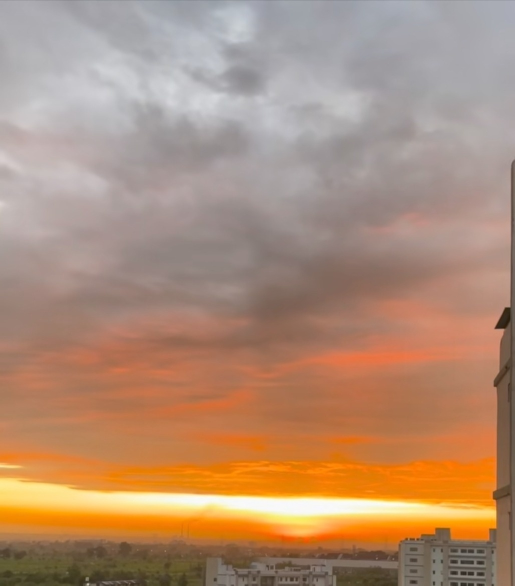
#> input picture reconstructed.jpg, 1030 x 1171 px (shown at 1/2 size)
$ python v2.py reconstructed.jpg reconstructed.jpg out.png
#> lines starting #> are read from the running program, lines starting #| are printed output that depends on the picture
import cv2
import numpy as np
import sqlite3
import sys
import os
from pathlib import Path
from datetime import datetime


class AdvancedImageReconstructor:
    def __init__(self, db_name="image_reconstruction.db"):
        """Initialize the reconstructor with a database connection."""
        self.db_name = db_name
        self.conn = None
        self.cursor = None
        self.init_database()

    def init_database(self):
        """Initialize SQLite database with required tables."""
        self.conn = sqlite3.connect(self.db_name)
        self.cursor = self.conn.cursor()

        # Drop old tables if they exist (fresh start)
        self.cursor.execute("DROP TABLE IF EXISTS reconstruction_metadata")
        self.cursor.execute("DROP TABLE IF EXISTS reconstructions")

        self.cursor.execute(
            """
            CREATE TABLE IF NOT EXISTS reconstructions (
                id INTEGER PRIMARY KEY AUTOINCREMENT,
                image1_path TEXT NOT NULL,
                image2_path TEXT NOT NULL,
                output_path TEXT NOT NULL,
                created_at TIMESTAMP DEFAULT CURRENT_TIMESTAMP,
                status TEXT,
                method TEXT,
                rotation_detected REAL
            )
        """
        )

        self.cursor.execute(
            """
            CREATE TABLE IF NOT EXISTS reconstruction_metadata (
                id INTEGER PRIMARY KEY AUTOINCREMENT,
                reconstruction_id INTEGER,
                keypoints_found INTEGER,
                matches_found INTEGER,
                confidence REAL,
                FOREIGN KEY (reconstruction_id)
                    REFERENCES reconstructions(id)
            )
        """
        )

        self.conn.commit()

    def load_images(self, image1_path, image2_path):
        """Load two images from file paths."""
        if not os.path.exists(image1_path):
            raise FileNotFoundError(f"Image 1 not found: {image1_path}")
        if not os.path.exists(image2_path):
            raise FileNotFoundError(f"Image 2 not found: {image2_path}")

        img1 = cv2.imread(image1_path)
        img2 = cv2.imread(image2_path)

        if img1 is None or img2 is None:
            raise ValueError("Could not load one or both images")

        return img1, img2

    def preprocess_image(self, img):
        """Preprocess image for better feature detection."""
        gray = cv2.cvtColor(img, cv2.COLOR_BGR2GRAY)

        # Apply CLAHE
        clahe = cv2.createCLAHE(clipLimit=3.0, tileGridSize=(8, 8))
        enhanced = clahe.apply(gray)

        return enhanced

    def detect_features_robust(self, img1, img2):
        """Enhanced feature detection with multiple algorithms."""
        gray1 = self.preprocess_image(img1)
        gray2 = self.preprocess_image(img2)

        try:
            # Use more features for better matching
            sift = cv2.SIFT_create(
                nfeatures=0,  # No limit
                contrastThreshold=0.03,  # Lower threshold for more features
                edgeThreshold=15  # Higher for more features
            )
            kp1, des1 = sift.detectAndCompute(gray1, None)
            kp2, des2 = sift.detectAndCompute(gray2, None)
            method = "SIFT"
            print(f"✓ Using SIFT")
        except cv2.error:
            orb = cv2.ORB_create(
                nfeatures=20000,
                scaleFactor=1.2,
                nlevels=8
            )
            kp1, des1 = orb.detectAndCompute(gray1, None)
            kp2, des2 = orb.detectAndCompute(gray2, None)
            method = "ORB"
            print(f"✓ Using ORB")

        return kp1, des1, kp2, des2, method

    def match_features_robust(self, des1, des2, method):
        """Enhanced feature matching with filtering."""
        if method == "SIFT":
            FLANN_INDEX_KDTREE = 1
            index_params = dict(algorithm=FLANN_INDEX_KDTREE, trees=5)
            search_params = dict(checks=100)
            matcher = cv2.FlannBasedMatcher(index_params, search_params)
        else:
            matcher = cv2.BFMatcher(cv2.NORM_HAMMING, crossCheck=False)

        matches = matcher.knnMatch(des1, des2, k=2)

        # More lenient ratio test for difficult images
        good_matches = []
        for match_pair in matches:
            if len(match_pair) == 2:
                m, n = match_pair
                if m.distance < 0.8 * n.distance:  # More lenient
                    good_matches.append(m)

        return good_matches

    def rotate_image(self, img, angle):
        """Rotate image by given angle."""
        (h, w) = img.shape[:2]
        center = (w // 2, h // 2)

        M = cv2.getRotationMatrix2D(center, angle, 1.0)

        cos = np.abs(M[0, 0])
        sin = np.abs(M[0, 1])
        new_w = int((h * sin) + (w * cos))
        new_h = int((h * cos) + (w * sin))

        M[0, 2] += (new_w / 2) - center[0]
        M[1, 2] += (new_h / 2) - center[1]

        rotated = cv2.warpAffine(
            img, M, (new_w, new_h),
            flags=cv2.INTER_LINEAR,
            borderMode=cv2.BORDER_CONSTANT,
            borderValue=(255, 255, 255)
        )

        return rotated

    def align_images_with_homography(self, img1, img2, kp1, kp2, matches):
        """Align images using homography - works with as few as 4 matches."""
        if len(matches) < 4:
            raise ValueError(
                f"Not enough matches: {len(matches)}. Need at least 4."
            )

        src_pts = np.float32(
            [kp1[m.queryIdx].pt for m in matches]
        ).reshape(-1, 1, 2)
        dst_pts = np.float32(
            [kp2[m.trainIdx].pt for m in matches]
        ).reshape(-1, 1, 2)

        # Use RANSAC with more lenient threshold
        H, mask = cv2.findHomography(
            src_pts, dst_pts, cv2.RANSAC, 10.0  # Increased threshold
        )

        if H is None:
            raise ValueError("Could not compute homography")

        matches_mask = mask.ravel().tolist()
        inliers = sum(matches_mask)

        print(f"  Inliers: {inliers}/{len(matches)}")

        return H, inliers

    def stitch_images(self, img1, img2, H):
        """Stitch images using computed homography."""
        height1, width1 = img1.shape[:2]
        height2, width2 = img2.shape[:2]

        corners1 = np.float32(
            [[0, 0], [0, height1], [width1, height1], [width1, 0]]
        ).reshape(-1, 1, 2)
        corners2 = np.float32(
            [[0, 0], [0, height2], [width2, height2], [width2, 0]]
        ).reshape(-1, 1, 2)

        corners1_transformed = cv2.perspectiveTransform(corners1, H)
        all_corners = np.concatenate((corners1_transformed, corners2), axis=0)

        [x_min, y_min] = np.int32(all_corners.min(axis=0).ravel() - 0.5)
        [x_max, y_max] = np.int32(all_corners.max(axis=0).ravel() + 0.5)

        translation = np.array([[1, 0, -x_min], [0, 1, -y_min], [0, 0, 1]])

        output_img = cv2.warpPerspective(
            img1,
            translation.dot(H),
            (x_max - x_min, y_max - y_min),
            flags=cv2.INTER_LINEAR,
            borderMode=cv2.BORDER_CONSTANT,
            borderValue=(0, 0, 0)
        )

        output_img[-y_min : height2 - y_min, -x_min : width2 - x_min] = img2

        return output_img

    # [24 lines left out: function smart_concatenate, not called in this run]

    def try_multiple_orientations(self, img1, img2):
        """Try reconstructing with different orientations."""
        best_result = None
        best_matches = 0
        best_rotation = 0

        rotations = [0, 90, 180, 270]

        for rotation in rotations:
            print(f"\n  Trying rotation: {rotation}°")

            if rotation != 0:
                img1_rotated = self.rotate_image(img1, rotation)
            else:
                img1_rotated = img1

            try:
                kp1, des1, kp2, des2, method = self.detect_features_robust(
                    img1_rotated, img2
                )

                matches = self.match_features_robust(des1, des2, method)

                print(f"    Matches found: {len(matches)}")

                if len(matches) > best_matches:
                    best_matches = len(matches)
                    best_rotation = rotation
                    best_result = (
                        img1_rotated, kp1, des1, kp2, des2, matches, method
                    )

            except Exception as e:
                print(f"    Failed: {e}")
                continue

        if best_result is None:
            raise ValueError("Could not find any valid orientation")

        print(f"\n✓ Best orientation: {best_rotation}° "
              f"with {best_matches} matches")

        return best_result, best_rotation

    def crop_black_borders(self, img, threshold=10):
        """Remove black borders from stitched image."""
        gray = cv2.cvtColor(img, cv2.COLOR_BGR2GRAY)
        _, thresh = cv2.threshold(gray, threshold, 255, cv2.THRESH_BINARY)

        contours, _ = cv2.findContours(
            thresh, cv2.RETR_EXTERNAL, cv2.CHAIN_APPROX_SIMPLE
        )

        if contours:
            largest_contour = max(contours, key=cv2.contourArea)
            x, y, w, h = cv2.boundingRect(largest_contour)
            return img[y:y+h, x:x+w]

        return img

    def reconstruct(
        self, image1_path, image2_path, output_path="reconstructed.jpg",
        try_rotations=True
    ):
        """Main reconstruction method with rotation handling."""
#> called with image1_path = 'reconstructed.jpg', image2_path = 'reconstructed.jpg', output_path = 'out.png', try_rotations = True
        print(f"\n{'='*60}")
        print(f"STARTING RECONSTRUCTION")
        print(f"{'='*60}\n")

        print(f"Loading images...")
        img1_orig, img2 = self.load_images(image1_path, image2_path)
#> in load_images, img1 is the input picture: shape (1171, 1030, 3); mean B, G, R 117.7, 142.1, 176.3
        print(f"  Image 1: {img1_orig.shape}")
#|   Image 1: (1171, 1030, 3)
        print(f"  Image 2: {img2.shape}")
#|   Image 2: (1171, 1030, 3)

        rotation_angle = 0

        if try_rotations:
            print(f"\nTrying multiple orientations...")
            (img1, kp1, des1, kp2, des2, matches, method), rotation_angle = \
                self.try_multiple_orientations(img1_orig, img2)
#> the loop in try_multiple_orientations, `for rotation in rotations:` made 4 passes
#> (matches, best_matches) on pass 1: (1377 matches, 1377)
#> (printed output is left out)
#> pass 1, in preprocess_image, `gray = cv2.cvtColor(img, cv2.COLOR_BGR2GRAY)`:
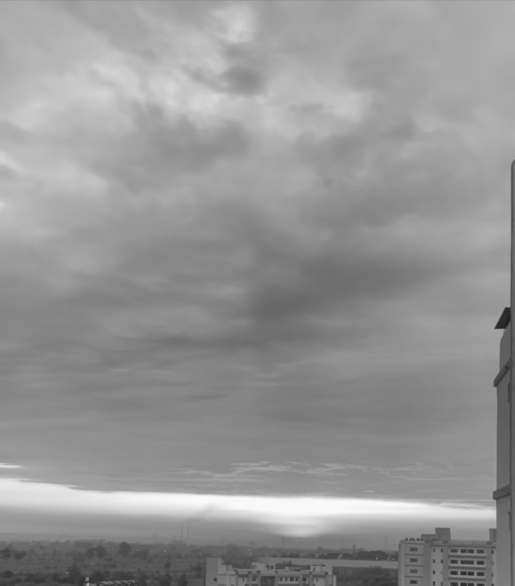
#> gray: shape (1171, 1030) (shown at 1/2 size); min 26, max 252, mean 149.6
#> pass 1, in preprocess_image, `enhanced = clahe.apply(gray)`:
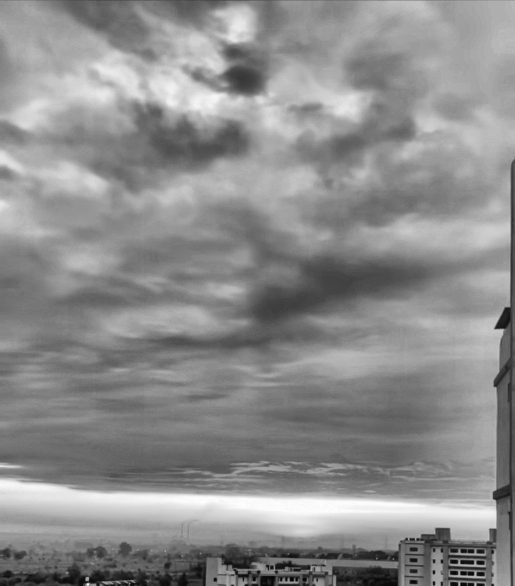
#> enhanced: shape (1171, 1030) (shown at 1/2 size); min 5, max 254, mean 140.7
#> pass 2, in rotate_image, `rotated = cv2.warpAffine( img, M, (new_w, new_h), flags=cv2.INTER_LINE..`:
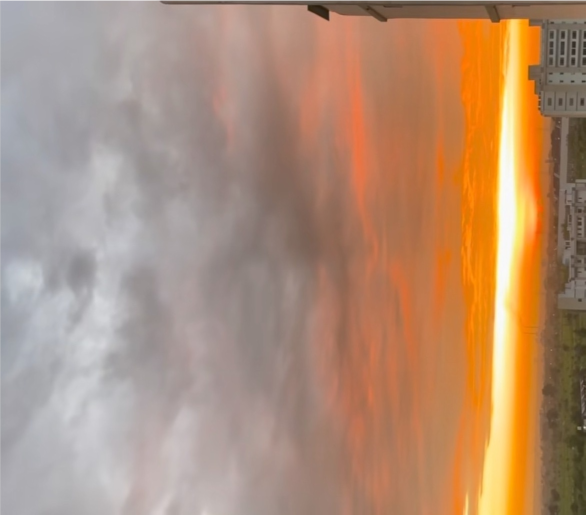
#> rotated: shape (1030, 1171, 3) (shown at 1/2 size); mean B, G, R 118.1, 142.5, 176.6
#> pass 2, in preprocess_image (call 3), `gray = cv2.cvtColor(img, cv2.COLOR_BGR2GRAY)`:
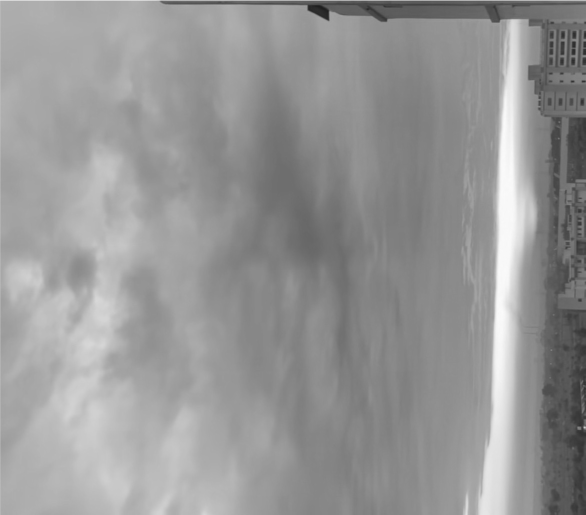
#> gray: shape (1030, 1171) (shown at 1/2 size); min 27, max 255, mean 149.9
#> after the loop in try_multiple_orientations, `for rotation in rotations:`:
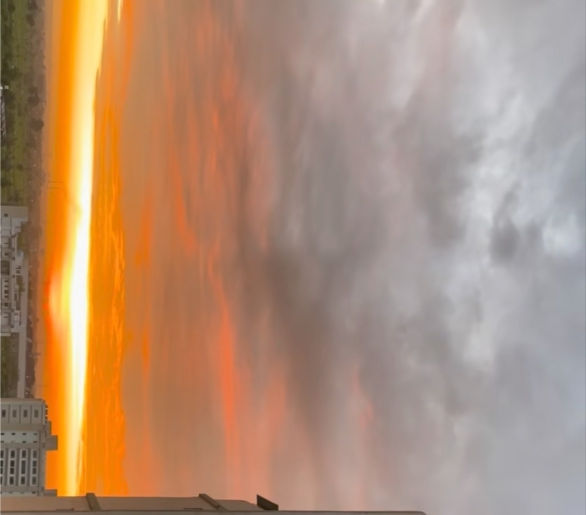
#> img1_rotated: shape (1030, 1171, 3) (shown at 1/2 size); mean B, G, R 117.9, 142.4, 176.5
#> after the loop in try_multiple_orientations, `for rotation in rotations:`: best_matches = 1377; best_result = 7 items; best_rotation = 0
#| ✓ Best orientation: 0° with 1377 matches
#> kp1 = 1377 keypoints; strongest (x, y, size): (174, 1158, 5), (868, 1144, 4.1), (944, 1147, 5.4), (430, 1159, 4.9); kp2 has the same summary as kp1; matches = 1377 matches; method = 'SIFT'; rotation_angle = 0
        else:
            print(f"\nDetecting features...")
            kp1, des1, kp2, des2, method = self.detect_features_robust(
                img1_orig, img2
            )
            img1 = img1_orig

            print(f"\nMatching features...")
            matches = self.match_features_robust(des1, des2, method)

        print(f"\nMethod: {method}")
#| Method: SIFT
        print(f"Keypoints - Image1: {len(kp1)}, Image2: {len(kp2)}")
#| Keypoints - Image1: 1377, Image2: 1377
        print(f"Good matches: {len(matches)}")
#| Good matches: 1377

        try:
            if len(matches) >= 4:
                print(f"\n✓ Attempting homography-based stitching...")

                try:
                    H, inliers = self.align_images_with_homography(
                        img1, img2, kp1, kp2, matches
                    )
#> in align_images_with_homography, `src_pts = np.float32( [kp1[m.queryIdx].pt for m in matches] ).reshape(..`: src_pts = 1377 rows, first 8: [3.07, 1114.2], [3.85, 1110.5], [7.97, 926.5], [12.37, 1105.9], [14.43, 1159], [15.88, 1147.7], [16.58, 1153], [22.73, 1138.8]
#> in align_images_with_homography, `dst_pts = np.float32( [kp2[m.trainIdx].pt for m in matches] ).reshape(..`: dst_pts has the same summary as src_pts
#> in align_images_with_homography, `H, mask = cv2.findHomography( src_pts, dst_pts, cv2.RANSAC, 10.0`: H = [[1, 4.21e-15, -1.94e-12], [-4.46e-15, 1, 5.26e-13], [-4.22e-18, 8.19e-18, 1]]; mask = 1377 values from 1 to 1
#> in align_images_with_homography, `inliers = sum(matches_mask)`: inliers = 1377
#|   Inliers: 1377/1377
#> inliers = 1377

                    result = self.stitch_images(img1, img2, H)
#> in stitch_images, `corners1_transformed = cv2.perspectiveTransform(corners1, H)`: corners1_transformed = [[-1.94e-12, 5.26e-13], [2.99e-12, 1171], [1030, 1171], [1030, -4.07e-12]]
#> in stitch_images, `all_corners = np.concatenate((corners1_transformed, corners2), axis=0)`: all_corners = [[-1.94e-12, 5.26e-13], [2.99e-12, 1171], [1030, 1171], [1030, -4.07e-12], [0, 0], [0, 1171], [1030, 1171], [1030, 0]]
#> in stitch_images, `[x_min, y_min] = np.int32(all_corners.min(axis=0).ravel() - 0.5)`: x_min = 0
#> in stitch_images, `[x_max, y_max] = np.int32(all_corners.max(axis=0).ravel() + 0.5)`: x_max = 1030; y_max = 1171
#> in stitch_images, `translation = np.array([[1, 0, -x_min], [0, 1, -y_min], [0, 0, 1]])`: translation = [[1, 0, 0], [0, 1, 0], [0, 0, 1]]
                    result = self.crop_black_borders(result)
#> in crop_black_borders, `contours, _ = cv2.findContours( thresh, cv2.RETR_EXTERNAL, cv2.CHAIN_A..`: contours = [[[0, 0], [0, 1170], [1029, 1170], [1029, 0]]]
#> in crop_black_borders, `largest_contour = max(contours, key=cv2.contourArea)`: largest_contour = [[0, 0], [0, 1170], [1029, 1170], [1029, 0]]
#> in crop_black_borders, `x, y, w, h = cv2.boundingRect(largest_contour)`: x = 0; w = 1030; h = 1171

                    if inliers >= 4:
                        status = "success_homography"
                    else:
                        status = "success_low_confidence"

                    match_count = inliers
#> match_count = 1377

                except Exception as e:
                    print(f"  Homography failed: {e}")
                    print(f"  Falling back to concatenation...")
                    result = self.smart_concatenate(img1, img2)
                    status = "fallback_concatenation"
                    match_count = len(matches)

            else:
                print(f"\n⚠ Too few matches ({len(matches)}). "
                      f"Using smart concatenation...")
                result = self.smart_concatenate(img1, img2)
                status = "fallback_concatenation"
                match_count = len(matches)

            # Save result
            cv2.imwrite(output_path, result)
            print(f"\n{'='*60}")
            print(f"✓ SUCCESS! Saved to: {output_path}")
            print(f"  Output size: {result.shape}")
#|   Output size: (1171, 1030, 3)
            print(f"{'='*60}\n")

            # Save to database
            self.save_to_database(
                image1_path, image2_path, output_path, status, method,
                len(kp1) + len(kp2), match_count, rotation_angle
            )

            return result

        except Exception as e:
            print(f"\n✗ ERROR: {e}\n")
            status = "failed"
            self.save_to_database(
                image1_path, image2_path, output_path, status,
                "unknown", 0, 0, rotation_angle
            )
            raise

    def save_to_database(
        self, img1_path, img2_path, output_path, status, method,
        keypoints, matches, rotation
    ):
        """Save reconstruction information to database."""
        self.cursor.execute(
            """
            INSERT INTO reconstructions
            (image1_path, image2_path, output_path, status, method,
             rotation_detected)
            VALUES (?, ?, ?, ?, ?, ?)
        """,
            (img1_path, img2_path, output_path, status, method, rotation),
        )

        reconstruction_id = self.cursor.lastrowid

        self.cursor.execute(
            """
            INSERT INTO reconstruction_metadata
            (reconstruction_id, keypoints_found, matches_found, confidence)
            VALUES (?, ?, ?, ?)
        """,
            (
                reconstruction_id,
                keypoints,
                matches,
                matches / max(keypoints, 1) if keypoints > 0 else 0,
            ),
        )

        self.conn.commit()

    # [16 lines left out: function get_history, not called in this run]

    def close(self):
        """Close database connection."""
        if self.conn:
            self.conn.close()


# [16 lines left out: function print_usage, not called in this run]


if __name__ == "__main__":
    if len(sys.argv) < 3:
        print_usage()
        print("ERROR: Please provide two image paths!\n")
        sys.exit(1)

    image1_path = sys.argv[1]
    image2_path = sys.argv[2]
    output_path = sys.argv[3] if len(sys.argv) > 3 else "reconstructed.jpg"

    reconstructor = AdvancedImageReconstructor()

    try:
        result = reconstructor.reconstruct(
            image1_path, image2_path, output_path, try_rotations=True
        )

    except FileNotFoundError as e:
        print(f"\n✗ ERROR: {e}\n")
        sys.exit(1)
    except Exception as e:
        print(f"\n✗ ERROR: {e}\n")
        sys.exit(1)
    finally:
        reconstructor.close()
